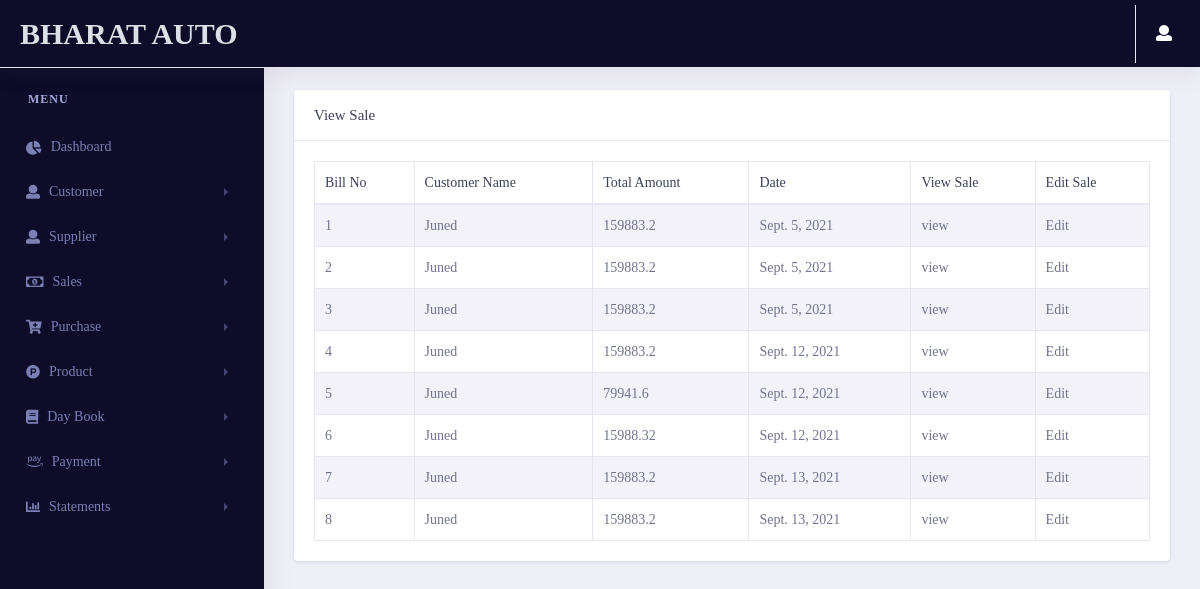
Page /dashboard/viewsale/ (signed in) on the committed database.
### pages/models.py (models this page shows, shortened)
class Profile(models.Model):
    user = models.OneToOneField(User,on_delete=models.CASCADE , related_name="profile")
    phone_no = models.CharField(max_length=20)
    company_name = models.CharField(max_length=50)
    Address = models.CharField(max_length=500)
    city = models.CharField(max_length=50)
    state = models.CharField(max_length=50)
    pincode = models.CharField(max_length=50)
    GSTNO = models.CharField(max_length=50)
    Bank_name = models.CharField(max_length=50)
    Bank_AC = models.CharField(max_length=50)
    IFSC_Code = models.CharField(max_length=50)
    Branch_name = models.CharField(max_length=50)

### dashboard/models.py (models this page shows, shortened)
class Estimate_sales(models.Model):
    Bill_no = models.IntegerField()
    customer = models.ForeignKey(Customer_estimate,on_delete=models.CASCADE)
    date = models.DateField(auto_now_add=True)
    Total_amount = models.FloatField()
    Due_amount = models.FloatField()
    Round_off = models.FloatField()
    Grand_total = models.FloatField()

class Customer_estimate(models.Model):
    customerid = models.IntegerField()
    fullname = models.CharField(max_length=50)
    contactno = models.CharField(max_length=50)
    city = models.CharField(max_length=50)
    state = models.CharField(max_length=50)
    landmark = models.CharField(max_length=50)
    def __str__(self):
        return self.fullname

### dashboard/views.py (the view)
# urls.py: path('viewsale/',views.viewsale,name="viewsale"),
@login_required(login_url='login')
def viewsale(request):
    Estimate_group = Group.objects.get(name='Estimate')
    GST_group = Group.objects.get(name='GST')
    user = User.objects.get(username=request.user.username)
    if user.is_authenticated:
        if Estimate_group in user.groups.all():
            Sale_data = Estimate_sales.objects.all()
        if GST_group in user.groups.all():
            Sale_data = gstsale.objects.all()
        context = {
            'Sale_data' : Sale_data
        }
        return render(request,"dashboard/viewsale.html",context)
    else:
        return redirect('login')

### pages/templatetags/user_auth.py (called while the page is built)
@register.filter(name='has_group')
def has_group(user, group_name):
    group = Group.objects.get(name=group_name)
    return True if group in user.groups.all() else False

### dashboard/templates/dashboard/viewsale.html (shortened to what this page needs)
{% extends 'pages/base.html' %}
{% load static %}
{% load user_auth %}
{% block content %}
    <link rel="stylesheet" href="{% static 'vendor/bootstrap/css/bootstrap.min.css' %}">
    <link rel="stylesheet" type="text/css" href="{% static 'vendor/datatables/css/dataTables.bootstrap4.css' %}">
    <link href="{% static 'vendor/fonts/circular-std/style.css' %}" rel="stylesheet">
    <link rel="stylesheet" href="{% static 'libs/css/style.css' %}">
    <link rel="stylesheet" href="{% static 'vendor/fonts/fontawesome/css/fontawesome-all.css' %}">
{% if request.user|has_group:"Estimate" %}
<div class="row">
    <div class="col-xl-12 col-lg-12 col-md-12 col-sm-12 col-12">
        <div class="card">
        <h5 class="card-header">View Sale</h5>
            <div class="card-body">
                <div class="table-responsive">
                <table class="table table-striped table-bordered first">
                    <thead>
                        <tr>
                            <th>Bill No</th>
                            <th>Customer Name</th>
                            <th>Total Amount</th>
                            <th>Date</th>
                            <th>View Sale</th>
                            <th>Edit Sale</th>
                        </tr>
                    </thead>
                    <tbody>
                        {% for i in Sale_data %}
                        <tr>
                            <td>{{i.Bill_no}}</td>
                            <td>{{i.customer}}</td>
                            <td>{{i.Total_amount}}</td>
                            <td>{{i.date}}</td>
                            <td>
                                <a href="/dashboard/saleinvoice/{{i.id}}">view</a>
                            </td>
                            <td>
                                <a href="/dashboard/updatesale/{{i.id}}">Edit</a>
                            </td>
                        </tr>
                        {% endfor %}
                    </tbody>
                </table>
                </div>
            </div>
        </div>
    </div>
</div>
{% endif %}
{% endblock content %}

### pages/templates/pages/base.html (shortened to what this page needs)
{% load static %}
{% load user_auth %}
<!doctype html>
<html lang="en">
<head>
    <link rel="stylesheet" href="{% static 'vendor/bootstrap/css/bootstrap.min.css' %}">
    <link href="{% static 'vendor/fonts/circular-std/style.css' %}" rel="stylesheet">
    <link rel="stylesheet" href="{% static 'libs/css/style.css' %}">
    <link rel="stylesheet" href="{% static 'vendor/fonts/fontawesome/css/fontawesome-all.css' %}">
    <link rel="stylesheet" href="{% static 'vendor/fonts/material-design-iconic-font/css/materialdesignicons.min.css' %}">
    <link rel="stylesheet" href="{% static 'vendor/fonts/flag-icon-css/flag-icon.min.css' %}">
    <link href="{% static 'Select2/css/select2.min.css' %}" rel="stylesheet" type="text/css">
</head>
<body>
    <div class="dashboard-main-wrapper">
          <div class="dashboard-header">
            <nav class="navbar navbar-expand-lg sidebar-dark fixed-top" >
                <a class="navbar-brand text-light" href="{% url 'dashboard' %}">{{request.user.profile.company_name}}</a>
                <div class="collapse navbar-collapse " id="navbarSupportedContent">
                    <ul class="navbar-nav ml-auto navbar-right-top">
                        <li class="nav-item dropdown nav-user">
                            <a class="nav-link nav-user-img" href="#" id="navbarDropdownMenuLink2" data-toggle="dropdown" aria-haspopup="true" aria-expanded="false"><i class="fas fa-user mr-2" style="color: white;" aria-hidden="true"></i></a>
                        </li>
                    </ul>
                </div>
            </nav>
        </div>
        <div class="nav-left-sidebar sidebar-dark">
            <div class="menu-list">
                <nav class="navbar navbar-expand-lg navbar-dark">
                    <div class="collapse navbar-collapse" id="navbarNav">
                        <ul class="navbar-nav flex-column">
                            <li class="nav-divider">
                                Menu
                            </li>
                            <li class="nav-item">
                                <a class="nav-link" href="{% url 'dashboard' %}"><i class="fas fa-chart-pie" aria-hidden="true"></i>Dashboard</a>
                            </li>
                            <li class="nav-item">
                                <a class="nav-link" href="#" data-toggle="collapse" aria-expanded="false" data-target="#submenu-2" aria-controls="submenu-2"><i class="fa fa-user"></i>Customer</a>
                            </li>
                            <li class="nav-item">
                                <a class="nav-link" href="#" data-toggle="collapse" aria-expanded="false" data-target="#submenu-3" aria-controls="submenu-3"><i class="fa fa-user"></i>Supplier</a>
                            </li>
                            <li class="nav-item">
                                <a class="nav-link" href="#" data-toggle="collapse" aria-expanded="false" data-target="#submenu-7" aria-controls="submenu-6"><i class="far fa-money-bill-alt"></i>Sales</a>
                            </li>
                            <li class="nav-item">
                                <a class="nav-link" href="#" data-toggle="collapse" aria-expanded="false" data-target="#submenu-4" aria-controls="submenu-4"><i class="fas fa-cart-plus"></i>Purchase</a>
                            </li>
                            <li class="nav-item">
                                <a class="nav-link" href="#" data-toggle="collapse" aria-expanded="false" data-target="#submenu-5" aria-controls="submenu-5"><i class=" fab fa-product-hunt"></i>Product</a>
                            </li>
                            <li class="nav-item">
                                <a class="nav-link" href="#" data-toggle="collapse" aria-expanded="false" data-target="#submenu-6" aria-controls="submenu-5"><i class="fas fa-book"></i>Day Book</a>
                            </li>
                            <li class="nav-item">
                                <a class="nav-link" href="#" data-toggle="collapse" aria-expanded="false" data-target="#payment" aria-controls="submenu-5"><i class="fab fa-amazon-pay"></i>Payment</a>
                            </li>
                            <li class="nav-item">
                                <a class="nav-link" href="#" data-toggle="collapse" aria-expanded="false" data-target="#statement" aria-controls="statement"><i class="fas fa-chart-bar"></i>Statements</a>
                            </li>
                        </ul>
                    </div>
                </nav>
            </div>
        </div>
        <div class="dashboard-wrapper">
            <div class="dashboard-ecommerce">
                <div class="container-fluid dashboard-content ">
                    <div class="ecommerce-widget">
                    {% block content %}
                    {% endblock content %}
                    </div>
                </div>
            </div>
        </div>
    </div>
</body>
</html>

### rows in the picture
Estimate_sales: Bill_no "1", customer "Juned", Total_amount "159883.2", date "Sept. 5, 2021"
Estimate_sales: Bill_no "2", customer "Juned", Total_amount "159883.2", date "Sept. 5, 2021"
Estimate_sales: Bill_no "3", customer "Juned", Total_amount "159883.2", date "Sept. 5, 2021"
Estimate_sales: Bill_no "4", customer "Juned", Total_amount "159883.2", date "Sept. 12, 2021"
Estimate_sales: Bill_no "5", customer "Juned", Total_amount "79941.6", date "Sept. 12, 2021"
Estimate_sales: Bill_no "6", customer "Juned", Total_amount "15988.32", date "Sept. 12, 2021"
Estimate_sales: Bill_no "7", customer "Juned", Total_amount "159883.2", date "Sept. 13, 2021"
Estimate_sales: Bill_no "8", customer "Juned", Total_amount "159883.2", date "Sept. 13, 2021"

### other values in the picture
{{ request.user.profile.company_name }} "BHARAT AUTO"
